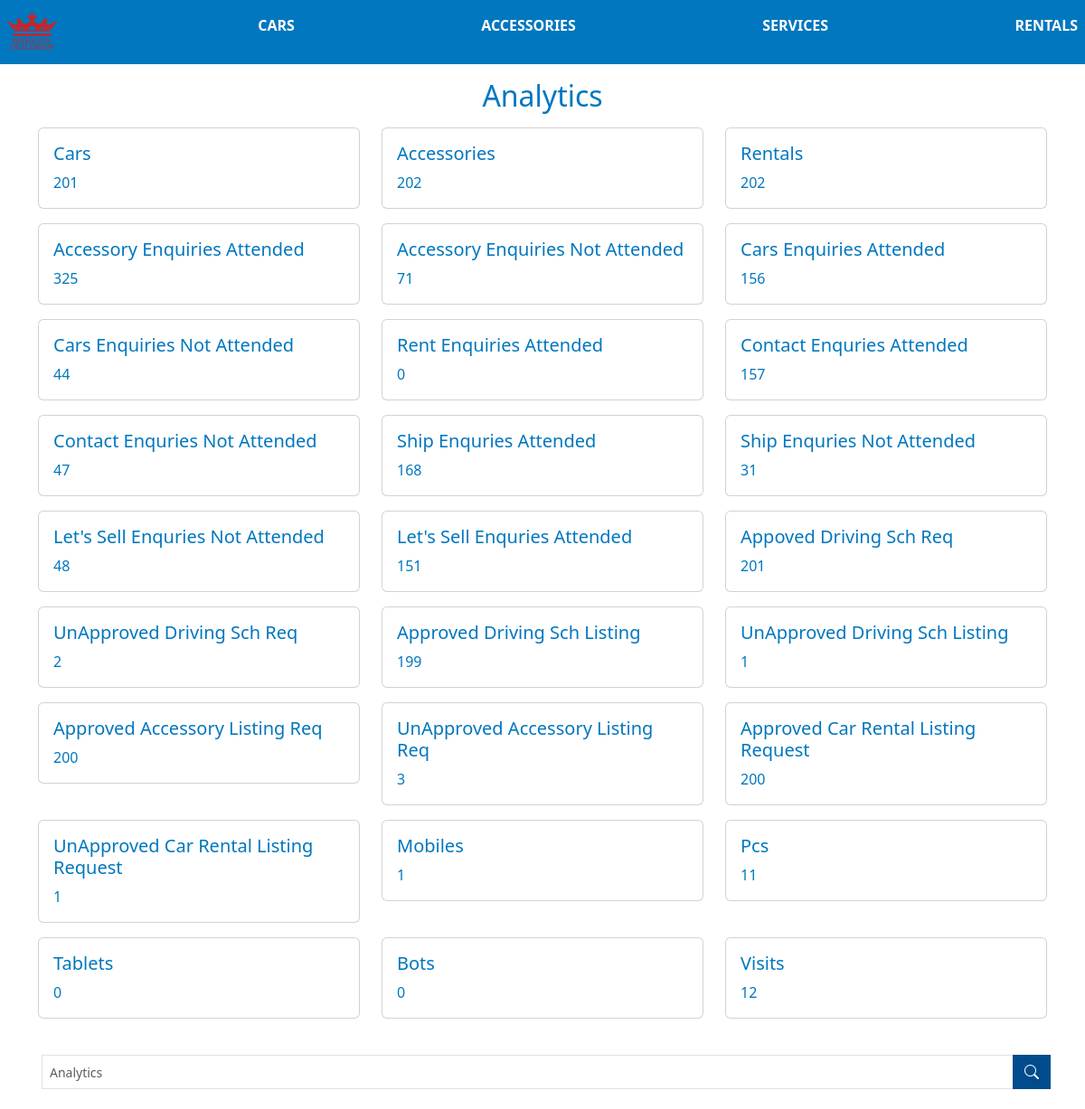
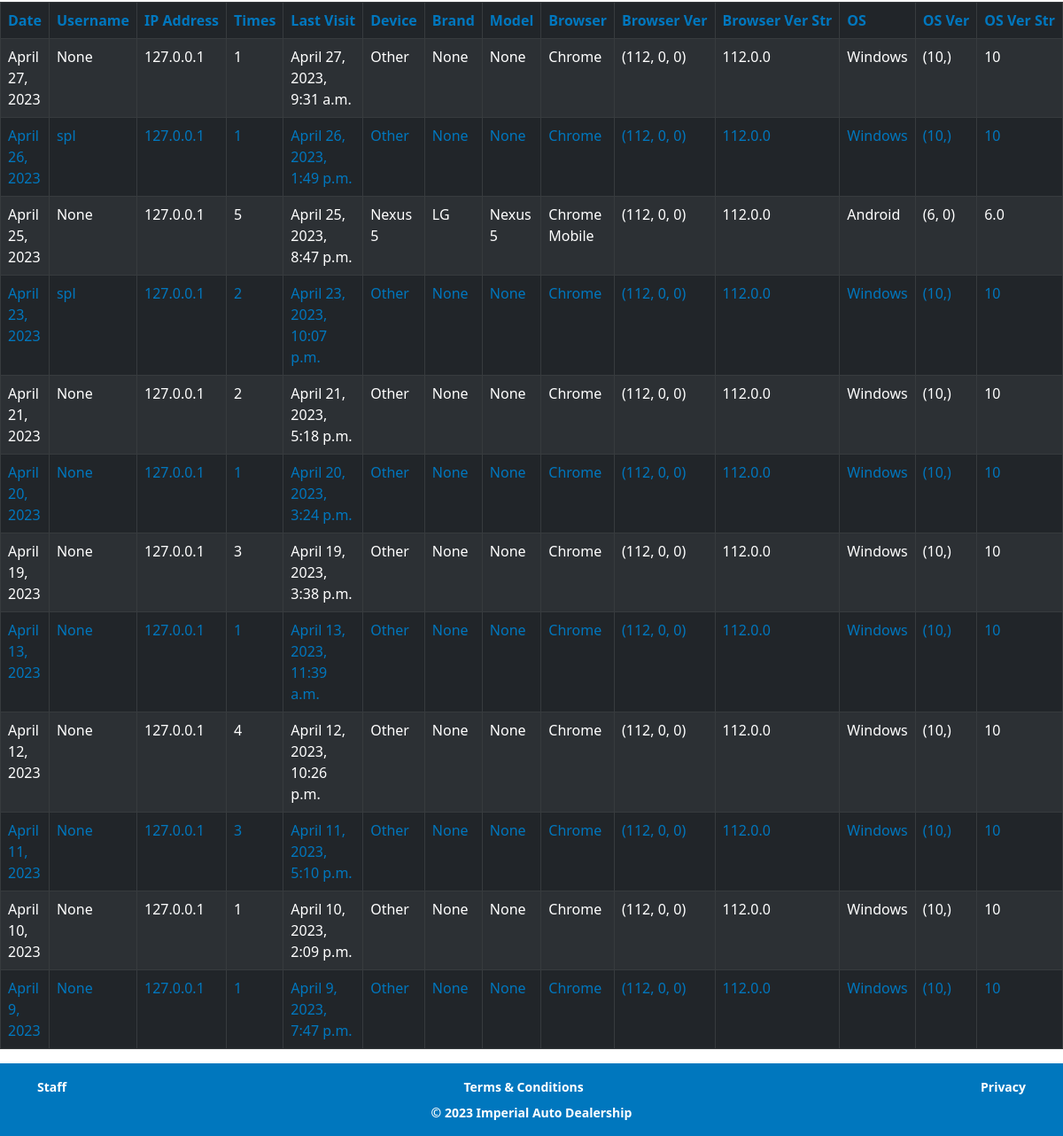
/analytics/analytics/, run on the app's committed database (2 pictures, top to bottom).
### Analytics/models.py (models this page shows, shortened)
class Analytics(models.Model):
    ipaddress = models.CharField(max_length=100)
    time_visited = models.DateTimeField(auto_now_add=True)
    date_visited = models.DateField(auto_now_add=True)
    views = models.PositiveIntegerField(default=0)
    times_views = models.PositiveIntegerField(default=0)
    device_family = models.CharField(max_length=200, blank=True, null=True)
    device_brand = models.CharField(max_length=200, blank=True, null=True)
    device_model = models.CharField(max_length=200, blank=True, null=True)
    browser_family = models.CharField(max_length=200, blank=True, null=True)
    browser_version = models.CharField(max_length=200, blank=True, null=True)
    browser_version_string = models.CharField(max_length=200, blank=True, null=True)
    os_family = models.CharField(max_length=200, blank=True, null=True)
    os_version = models.CharField(max_length=200, blank=True, null=True)
    os_version_string = models.CharField(max_length=200, blank=True, null=True)
    is_mobile = models.BooleanField(default=False)
    is_tablet = models.BooleanField(default=False)
    is_touch_capable = models.BooleanField(default=False)
    is_pc = models.BooleanField(default=False)
    is_bot = models.BooleanField(default=False)
    user = models.CharField(max_length=200, null=True, blank=True)
    class Meta:
        verbose_name_plural =  'Analytics'

### Analytics/views.py (the view, shortened to what this page needs)
# urls.py: path('analytics/', MainAnalytics.as_view(), name='analytics'),
class MainAnalytics(ListView, LoginRequiredMixin, UserPassesTestMixin):
    model = Analytics
    context_object_name = 'analytics'
    template_name = 'analytics/analytics.html'
    paginate_by = 50
    def get_queryset(self):
        queryset = super().get_queryset()
        queryset = queryset.order_by('-time_visited')
        return queryset
    def get_context_data(self, **kwargs):
        context = super().get_context_data(**kwargs)
        context['ipData'] = Analytics.objects.all().order_by('-time_visited')
        context['cars'] = Car.objects.all().count()
        context['total_visits'] = Analytics.objects.all().count()
        context['total_pcs'] = Analytics.objects.filter(is_pc=True).count()
        context['total_mobile'] = Analytics.objects.filter(is_mobile=True).count()
        context['total_tabs'] = Analytics.objects.filter(is_tablet=True).count()
        context['total_bots'] = Analytics.objects.filter(is_bot=True).count()
        context['accessories'] = Accessories.objects.all().count()
        context['rentals'] = CarRental.objects.all().count()
        context['accessory_enquriy_attended'] = AccessoriesEnquiry.objects.filter(attended_to=True).count()
        context['accessory_enquriy_not_attended'] = AccessoriesEnquiry.objects.filter(attended_to=False).count()
        context['car_enquriy_attended'] = CarEnquiry.objects.filter(attended_to=True).count()
        context['car_enquriy_not_attended'] = CarEnquiry.objects.filter(attended_to=False).count()
        context['rent_car_attended'] = RentCar.objects.filter(attended_to=True).count()
        context['rent_car_not_attended'] = RentCar.objects.filter(attended_to=False).count()
        context['contact_enquriy_attended'] = ContactUsForEnquires.objects.filter(attended_to=True).count()
        context['contact_enquriy_not_attended'] = ContactUsForEnquires.objects.filter(attended_to=False).count()
        context['ship_enquriy_attended'] = ShipCarForUsSell.objects.filter(attended_to=True).count()
        context['ship_enquriy_not_attended'] = ShipCarForUsSell.objects.filter(attended_to=False).count()
        context['letus_enquriy_attended'] = LetUsSellYourCar.objects.filter(attended_to=True).count()
        context['letus_enquriy_not_attended'] = LetUsSellYourCar.objects.filter(attended_to=False).count()
        context['req_driving_attended'] = LetUsSellYourCar.objects.filter(attended_to=True).count()
        context['req_driving_not_attended'] = LetUsSellYourCar.objects.filter(attended_to=False).count()
        context['req_drisch_approved'] = RequestDrivingSch.objects.filter(approved=True).count()
        context['req_drisch_not_approved'] = RequestDrivingSch.objects.filter(approved=False).count()
        context['list_drisch_approved'] = ListDrivingSch.objects.filter(approved=True).count()
        context['list_drisch_not_approved'] = ListDrivingSch.objects.filter(approved=False).count()
        context['list_acc_approved'] = ListAccessories.objects.filter(approved=True).count()
        context['list_acc_not_approved'] = ListAccessories.objects.filter(approved=False).count()
        context['list_carRental_approved'] = ListCarRental.objects.filter(approved=True).count()
        context['list_carRental_not_approved'] = ListCarRental.objects.filter(approved=False).count()
        return context

### templates/analytics/analytics.html (shortened to what this page needs)
{% extends 'layout/index.html' %} {% block content %}
<h2 class="container text-center nice-blue my-3">Analytics</h2>
<div class="container">
    <div class="row">
        <div class="col-sm-6 col-md-4 mb-3 nice-blue">
            <div class="card">
                <div class="card-body">
                    <h5 class="card-title">Cars</h5>
                    <p class="card-text">{{cars}}</p>
                </div>
            </div>
        </div>
        <div class="col-sm-6 col-md-4 mb-3 nice-blue">
            <div class="card">
                <div class="card-body">
                    <h5 class="card-title">Accessories</h5>
                    <p class="card-text">{{accessories}}</p>
                </div>
            </div>
        </div>
        <div class="col-sm-6 col-md-4 mb-3 nice-blue">
            <div class="card">
                <div class="card-body">
                    <h5 class="card-title">Rentals</h5>
                    <p class="card-text">{{rentals}}</p>
                </div>
            </div>
        </div>
        <div class="col-sm-6 col-md-4 mb-3 nice-blue">
            <div class="card">
                <div class="card-body">
                    <h5 class="card-title">Accessory Enquiries Attended</h5>
                    <p class="card-text">{{accessory_enquriy_attended}}</p>
                </div>
            </div>
        </div>
        <div class="col-sm-6 col-md-4 mb-3 nice-blue">
            <div class="card">
                <div class="card-body">
                    <h5 class="card-title">Accessory Enquiries Not Attended</h5>
                    <p class="card-text">{{accessory_enquriy_not_attended}}</p>
                </div>
            </div>
        </div>
        <div class="col-sm-6 col-md-4 mb-3 nice-blue">
            <div class="card">
                <div class="card-body">
                    <h5 class="card-title">Cars Enquiries Attended</h5>
                    <p class="card-text">{{car_enquriy_attended}}</p>
                </div>
            </div>
        </div>
        <div class="col-sm-6 col-md-4 mb-3 nice-blue">
            <div class="card">
                <div class="card-body">
                    <h5 class="card-title">Cars Enquiries Not Attended</h5>
                    <p class="card-text">{{car_enquriy_not_attended}}</p>
                </div>
            </div>
        </div>
        <div class="col-sm-6 col-md-4 mb-3 nice-blue">
            <div class="card">
                <div class="card-body">
                    <h5 class="card-title">Rent Enquiries Attended</h5>
                    <p class="card-text">{{rent_car_attended}}</p>
                </div>
            </div>
        </div>
        <div class="col-sm-6 col-md-4 mb-3 nice-blue">
            <div class="card">
                <div class="card-body">
                    <h5 class="card-title">Contact Enquries Attended</h5>
                    <p class="card-text">{{contact_enquriy_attended}}</p>
                </div>
            </div>
        </div>
        <div class="col-sm-6 col-md-4 mb-3 nice-blue">
            <div class="card">
                <div class="card-body">
                    <h5 class="card-title">Contact Enquries Not Attended</h5>
                    <p class="card-text">{{contact_enquriy_not_attended}}</p>
                </div>
            </div>
        </div>
        <div class="col-sm-6 col-md-4 mb-3 nice-blue">
            <div class="card">
                <div class="card-body">
                    <h5 class="card-title">Ship Enquries Attended</h5>
                    <p class="card-text">{{ship_enquriy_attended}}</p>
                </div>
            </div>
        </div>
        <div class="col-sm-6 col-md-4 mb-3 nice-blue">
            <div class="card">
                <div class="card-body">
                    <h5 class="card-title">Ship Enquries Not Attended</h5>
                    <p class="card-text">{{ship_enquriy_not_attended}}</p>
                </div>
            </div>
        </div>
        <div class="col-sm-6 col-md-4 mb-3 nice-blue">
            <div class="card">
                <div class="card-body">
                    <h5 class="card-title">Let's Sell Enquries Not Attended</h5>
                    <p class="card-text">{{letus_enquriy_not_attended}}</p>
                </div>
            </div>
        </div>
        <div class="col-sm-6 col-md-4 mb-3 nice-blue">
            <div class="card">
                <div class="card-body">
                    <h5 class="card-title">Let's Sell Enquries Attended</h5>
                    <p class="card-text">{{letus_enquriy_attended}}</p>
                </div>
            </div>
        </div>
        <div class="col-sm-6 col-md-4 mb-3 nice-blue">
            <div class="card">
                <div class="card-body">
                    <h5 class="card-title">Appoved Driving Sch Req</h5>
                    <p class="card-text">{{req_drisch_approved}}</p>
                </div>
            </div>
        </div>
        <div class="col-sm-6 col-md-4 mb-3 nice-blue">
            <div class="card">
                <div class="card-body">
                    <h5 class="card-title">UnApproved Driving Sch Req</h5>
                    <p class="card-text">{{req_drisch_not_approved}}</p>
                </div>
            </div>
        </div>
        <div class="col-sm-6 col-md-4 mb-3 nice-blue">
            <div class="card">
                <div class="card-body">
                    <h5 class="card-title">Approved Driving Sch Listing</h5>
                    <p class="card-text">{{list_drisch_approved}}</p>
                </div>
            </div>
        </div>
        <div class="col-sm-6 col-md-4 mb-3 nice-blue">
            <div class="card">
                <div class="card-body">
                    <h5 class="card-title">UnApproved Driving Sch Listing</h5>
                    <p class="card-text">{{list_drisch_not_approved}}</p>
                </div>
            </div>
        </div>
        <div class="col-sm-6 col-md-4 mb-3 nice-blue">
            <div class="card">
                <div class="card-body">
                    <h5 class="card-title">Approved Accessory Listing Req</h5>
                    <p class="card-text">{{list_acc_approved}}</p>
                </div>
            </div>
        </div>
        <div class="col-sm-6 col-md-4 mb-3 nice-blue">
            <div class="card">
                <div class="card-body">
                    <h5 class="card-title">UnApproved Accessory Listing Req</h5>
                    <p class="card-text">{{list_acc_not_approved}}</p>
                </div>
            </div>
        </div>
        <div class="col-sm-6 col-md-4 mb-3 nice-blue">
            <div class="card">
                <div class="card-body">
                    <h5 class="card-title">Approved Car Rental Listing Request</h5>
                    <p class="card-text">{{list_carRental_approved}}</p>
                </div>
            </div>
        </div>
        <div class="col-sm-6 col-md-4 mb-3 nice-blue">
            <div class="card">
                <div class="card-body">
                    <h5 class="card-title">UnApproved Car Rental Listing Request</h5>
                    <p class="card-text">{{list_carRental_not_approved}}</p>
                </div>
            </div>
        </div>
        <div class="col-sm-6 col-md-4 mb-3 nice-blue">
            <div class="card">
                <div class="card-body">
                    <h5 class="card-title">Mobiles</h5>
                    <p class="card-text">{{total_mobile}}</p>
                </div>
            </div>
        </div>
        <div class="col-sm-6 col-md-4 mb-3 nice-blue">
            <div class="card">
                <div class="card-body">
                    <h5 class="card-title">Pcs</h5>
                    <p class="card-text">{{total_pcs}}</p>
                </div>
            </div>
        </div>
        <div class="col-sm-6 col-md-4 mb-3 nice-blue">
            <div class="card">
                <div class="card-body">
                    <h5 class="card-title">Tablets</h5>
                    <p class="card-text">{{total_tabs}}</p>
                </div>
            </div>
        </div>
        <div class="col-sm-6 col-md-4 mb-3 nice-blue">
            <div class="card">
                <div class="card-body">
                    <h5 class="card-title">Bots</h5>
                    <p class="card-text">{{total_bots}}</p>
                </div>
            </div>
        </div>
        <div class="col-sm-6 col-md-4 mb-3 nice-blue">
            <div class="card">
                <div class="card-body">
                    <h5 class="card-title">Visits</h5>
                    <p class="card-text">{{total_visits}}</p>
                </div>
            </div>
        </div>
    </div>
</div>
<div class="container text-center my-4">
    <form action={% url 'search-analytics' %} method='GET' class="d-flex justify-content-center search input-group  w-100 mx-1">
        <input class="form-control form-control-sm " type="search" name="q" placeholder="Analytics" aria-label="Search Cars" style="border-radius:0px">
        <button style="border-radius:0px" class="btn   navbar-bgc2 text-white search" type="submit"><i class="bi bi-search" ></i></button>
        <br>
    </form>
</div>
<div class="table-responsive">
    <table class="table table-dark table-striped table-bordered table-hover nice-blue">
        <thead>
            <tr>
                <th>Date</th>
                <th>Username</th>
                <th>IP&nbsp;Address</th>
                <th>Times</th>
                <th>Last&nbsp;Visit</th>
                <th>Device</th>
                <th>Brand</th>
                <th>Model</th>
                <th>Browser</th>
                <th>Browser&nbsp;Ver</th>
                <th>Browser&nbsp;Ver&nbsp;Str</th>
                <th>OS</th>
                <th>OS&nbsp;Ver</th>
                <th>OS&nbsp;Ver&nbsp;Str</th>
            </tr>
        </thead>
        <tbody>
            {% for data in ipData %}
            <tr>
                <td>{{data.date_visited}}</td>
                <td> {{data.user}} </td>
                <td> {{data.ipaddress}} </td>
                <td> {{data.times_views}} </td>
                <td> {{data.time_visited}} </td>
                <td>{{data.device_family}}</td>
                <td> {{data.device_brand}} </td>
                <td> {{data.device_model}} </td>
                <td> {{data.browser_family}} </td>
                <td> {{data.browser_version}} </td>
                <td> {{data.browser_version_string}} </td>
                <td> {{data.os_family}} </td>
                <td> {{data.os_version}} </td>
                <td> {{data.os_version_string}} </td>
            </tr>
            {% endfor %}
        </tbody>
    </table>
</div>
{% endblock %}

### data on the page
Analytics: date_visited "April 27, 2023", user "None", ipaddress "127.0.0.1", times_views "1", time_visited "April 27, 2023, 9:31 a.m.", device_family "Other", device_brand "None", device_model "None", browser_family "Chrome", browser_version "(112, 0, 0)", browser_version_string "112.0.0", os_family "Windows", os_version "(10,)", os_version_string "10"
Analytics: date_visited "April 26, 2023", user "spl", ipaddress "127.0.0.1", times_views "1", time_visited "April 26, 2023, 1:49 p.m.", device_family "Other", device_brand "None", device_model "None", browser_family "Chrome", browser_version "(112, 0, 0)", browser_version_string "112.0.0", os_family "Windows", os_version "(10,)", os_version_string "10"
Analytics: date_visited "April 25, 2023", user "None", ipaddress "127.0.0.1", times_views "5", time_visited "April 25, 2023, 8:47 p.m.", device_family "Nexus 5", device_brand "LG", device_model "Nexus 5", browser_family "Chrome Mobile", browser_version "(112, 0, 0)", browser_version_string "112.0.0", os_family "Android", os_version "(6, 0)", os_version_string "6.0"
Analytics: date_visited "April 23, 2023", user "spl", ipaddress "127.0.0.1", times_views "2", time_visited "April 23, 2023, 10:07 p.m.", device_family "Other", device_brand "None", device_model "None", browser_family "Chrome", browser_version "(112, 0, 0)", browser_version_string "112.0.0", os_family "Windows", os_version "(10,)", os_version_string "10"
Analytics: date_visited "April 21, 2023", user "None", ipaddress "127.0.0.1", times_views "2", time_visited "April 21, 2023, 5:18 p.m.", device_family "Other", device_brand "None", device_model "None", browser_family "Chrome", browser_version "(112, 0, 0)", browser_version_string "112.0.0", os_family "Windows", os_version "(10,)", os_version_string "10"
Analytics: date_visited "April 20, 2023", user "None", ipaddress "127.0.0.1", times_views "1", time_visited "April 20, 2023, 3:24 p.m.", device_family "Other", device_brand "None", device_model "None", browser_family "Chrome", browser_version "(112, 0, 0)", browser_version_string "112.0.0", os_family "Windows", os_version "(10,)", os_version_string "10"
Analytics: date_visited "April 19, 2023", user "None", ipaddress "127.0.0.1", times_views "3", time_visited "April 19, 2023, 3:38 p.m.", device_family "Other", device_brand "None", device_model "None", browser_family "Chrome", browser_version "(112, 0, 0)", browser_version_string "112.0.0", os_family "Windows", os_version "(10,)", os_version_string "10"
Analytics: date_visited "April 13, 2023", user "None", ipaddress "127.0.0.1", times_views "1", time_visited "April 13, 2023, 11:39 a.m.", device_family "Other", device_brand "None", device_model "None", browser_family "Chrome", browser_version "(112, 0, 0)", browser_version_string "112.0.0", os_family "Windows", os_version "(10,)", os_version_string "10"
Analytics: date_visited "April 12, 2023", user "None", ipaddress "127.0.0.1", times_views "4", time_visited "April 12, 2023, 10:26 p.m.", device_family "Other", device_brand "None", device_model "None", browser_family "Chrome", browser_version "(112, 0, 0)", browser_version_string "112.0.0", os_family "Windows", os_version "(10,)", os_version_string "10"
Analytics: date_visited "April 11, 2023", user "None", ipaddress "127.0.0.1", times_views "3", time_visited "April 11, 2023, 5:10 p.m.", device_family "Other", device_brand "None", device_model "None", browser_family "Chrome", browser_version "(112, 0, 0)", browser_version_string "112.0.0", os_family "Windows", os_version "(10,)", os_version_string "10"
Analytics: date_visited "April 10, 2023", user "None", ipaddress "127.0.0.1", times_views "1", time_visited "April 10, 2023, 2:09 p.m.", device_family "Other", device_brand "None", device_model "None", browser_family "Chrome", browser_version "(112, 0, 0)", browser_version_string "112.0.0", os_family "Windows", os_version "(10,)", os_version_string "10"
Analytics: date_visited "April 9, 2023", user "None", ipaddress "127.0.0.1", times_views "1", time_visited "April 9, 2023, 7:47 p.m.", device_family "Other", device_brand "None", device_model "None", browser_family "Chrome", browser_version "(112, 0, 0)", browser_version_string "112.0.0", os_family "Windows", os_version "(10,)", os_version_string "10"

### other printed values
{{ cars }} "201"
{{ accessories }} "202"
{{ rentals }} "202"
{{ accessory_enquriy_attended }} "325"
{{ accessory_enquriy_not_attended }} "71"
{{ car_enquriy_attended }} "156"
{{ car_enquriy_not_attended }} "44"
{{ rent_car_attended }} "0"
{{ contact_enquriy_attended }} "157"
{{ contact_enquriy_not_attended }} "47"
{{ ship_enquriy_attended }} "168"
{{ ship_enquriy_not_attended }} "31"
{{ letus_enquriy_not_attended }} "48"
{{ letus_enquriy_attended }} "151"
{{ req_drisch_approved }} "201"
